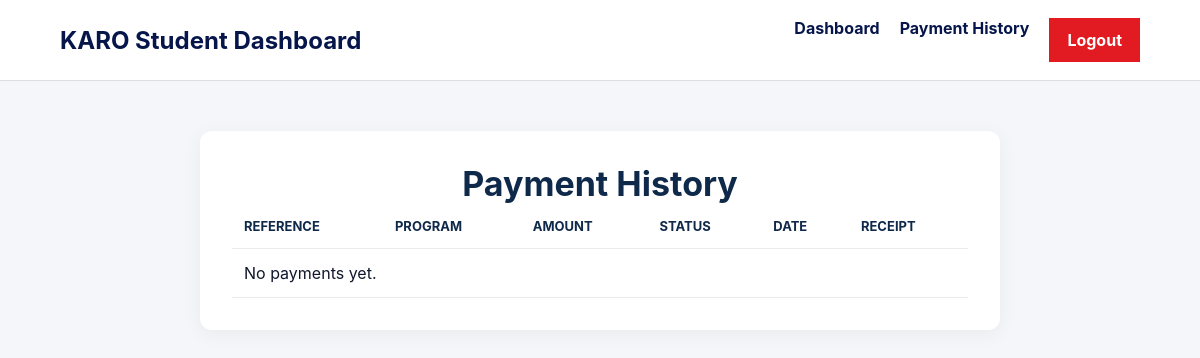
Page /payment-history/ (signed in) on the earlier database version.
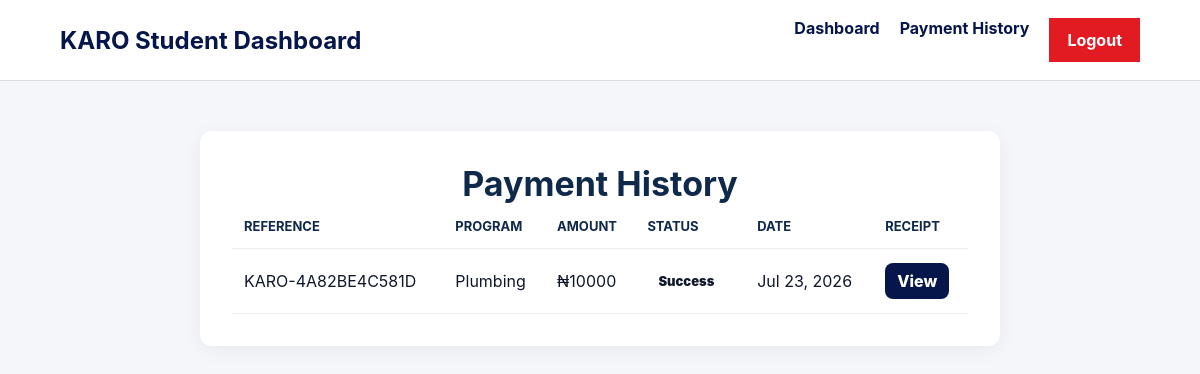
Same page on the later database version.
### myapp/models.py (models this page shows, shortened)
class Payment(models.Model):
    STATUS_CHOICES = [
        ("Pending", "Pending"),
        ("Success", "Success"),
        ("Failed", "Failed"),
    ]
    student = models.ForeignKey(User, on_delete=models.CASCADE)
    application = models.ForeignKey(TrainingApplication, on_delete=models.CASCADE)
    amount = models.PositiveIntegerField()
    reference = models.CharField(max_length=100, unique=True)
    status = models.CharField(
        max_length=20,
        choices=STATUS_CHOICES,
        default="Pending"
    )
    gateway_response = models.CharField(max_length=255, blank=True)
    paid_at = models.DateTimeField(blank=True, null=True)
    created_at = models.DateTimeField(auto_now_add=True)

class TrainingApplication(models.Model):
    student = models.ForeignKey(User, on_delete=models.SET_NULL, blank=True, null=True)
    CATEGORY_CHOICES = [
        ("Adult", "Adult"),
        ("Children", "Children"),
    ]
    PROGRAM_CHOICES = [
        ("ICT", "ICT"),
        ("Computer for Beginners", "Computer for Beginners"),
        ("Computer Graphics", "Computer Graphics"),
        ("Plumbing", "Plumbing"),
        ("Electrical Electronics", "Electrical Electronics"),
        ("Solar System Installation", "Solar System Installation"),
        ("Alamaco & Aluminium Works", "Alamaco & Aluminium Works"),
    ]
    DURATION_CHOICES = [
        ("3 months", "3 months"),
        ("6 months", "6 months"),
        ("1 year", "1 year"),
    ]
    STATUS_CHOICES = [
        ("Pending", "Pending"),
        ("Approved", "Approved"),
        ("Rejected", "Rejected"),
    ]
    surname = models.CharField(max_length=100)
    first_name = models.CharField(max_length=100)
    middle_name = models.CharField(max_length=100, blank=True)
    address = models.TextField()
    age = models.PositiveIntegerField()
    category = models.CharField(max_length=20, choices=CATEGORY_CHOICES)
    phone_number = models.CharField(max_length=20, blank=True)
    level_of_education = models.CharField(max_length=100)
    program = models.CharField(max_length=100, choices=PROGRAM_CHOICES)
    duration = models.CharField(max_length=20, choices=DURATION_CHOICES)
    start_date = models.DateField()
    end_date = models.DateField()
    guardian_name = models.CharField(max_length=100, blank=True)
    guardian_address = models.TextField(blank=True)
    guardian_phone_number = models.CharField(max_length=20, blank=True)
    student_passport = models.ImageField(upload_to="passports/students/")
    guardian_passport = models.ImageField(upload_to="passports/guardians/")
    status = models.CharField(max_length=20, choices=STATUS_CHOICES, default="Pending")
    application_date = models.DateTimeField(auto_now_add=True)
    admin_message = models.TextField(blank=True)
    admin_notes = models.TextField(blank=True)
    reviewed_at = models.DateTimeField(blank=True, null=True)

### myapp/views.py (the view)
# urls.py: path("payment-history/", views.payment_history, name="payment_history"),
@login_required
def payment_history(request):
    payments = Payment.objects.filter(
        student=request.user
    ).order_by("-created_at")
    return render(request, "myapp/payment_history.html", {
        "payments": payments,
    })

### templates/myapp/payment_history.html (shortened to what this page needs)
{% load static %}
<!DOCTYPE html>
<html lang="en">
<head>
    <link rel="stylesheet" href="{% static 'css/home.css' %}?v=50">
</head>
<body class="form-page">
<header class="navbar">
    <h2>KARO Student Dashboard</h2>
    <nav>
        <a href="/student-dashboard/">Dashboard</a>
        <a href="/payment-history/">Payment History</a>
        <a href="/logout/" class="nav-btn">Logout</a>
    </nav>
</header>
<main class="application-wrapper">
    <section class="application-card">
        <h1>Payment History</h1>
        <div class="admin-table-wrap">
            <table class="admin-table">
                <thead>
                    <tr>
                        <th>Reference</th>
                        <th>Program</th>
                        <th>Amount</th>
                        <th>Status</th>
                        <th>Date</th>
                        <th>Receipt</th>
                    </tr>
                </thead>
                <tbody>
                    {% for payment in payments %}
                        <tr>
                            <td>{{ payment.reference }}</td>
                            <td>{{ payment.application.program }}</td>
                            <td>₦{{ payment.amount }}</td>
                            <td><span class="status-pill {{ payment.status|lower }}">{{ payment.status }}</span></td>
                            <td>{{ payment.created_at|date:"M d, Y" }}</td>
                            <td>
                                <a href="{% url 'payment_receipt' payment.id %}" class="table-action">
                                    View
                                </a>
                            </td>
                        </tr>
                    {% empty %}
                        <tr>
                            <td colspan="6">No payments yet.</td>
                        </tr>
                    {% endfor %}
                </tbody>
            </table>
        </div>
    </section>
</main>
</body>
</html>

Differences in the rows shown:
added Payment: reference "KARO-4A82BE4C581D", application.program "Plumbing", amount "10000", status "Success", created_at "Jul 23, 2026"
Other differences:
text no longer shown: "No payments yet."
